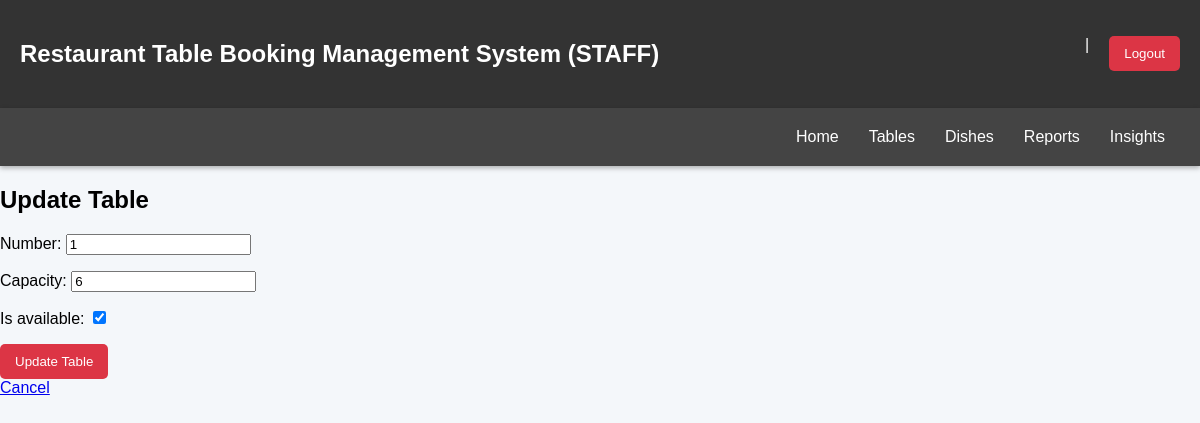
Page /staff/tables/update/1/ on the committed database.
### booking/models.py (models this page shows, shortened)
class Table(models.Model):
    number = models.IntegerField()
    capacity = models.IntegerField()
    is_available = models.BooleanField(default=True)

### staff/views.py (the view)
# urls.py: path('tables/update/<int:pk>/', views.update_table, name='update_table'),
def update_table(request, pk):
    table = get_object_or_404(Table, pk=pk)
    if request.method == 'POST':
        form = TableForm(request.POST, instance=table)
        if form.is_valid():
            form.save()
            return redirect('tables')  # Redirect to the tables view
    else:
        form = TableForm(instance=table)
    context = {
        'form': form,
        'title': 'Update Table',
    }
    return render(request, 'staff/tables/update_table.html', context)

### staff/forms.py
class TableForm(forms.ModelForm):
    class Meta:
        model = Table
        fields = ['number', 'capacity', 'is_available']

### staff/templates/staff/tables/update_table.html (shortened to what this page needs)
{% extends 'staff.html' %}
{% block content %}
<section class="table-form">
    <h1>{{ title }}</h1>
    <form method="POST">
        {{ form.as_p }}
        <button type="submit">Update Table</button>
    </form>
    <a href="{% url 'tables' %}">Cancel</a>
</section>
{% endblock %}

### staff/templates/staff.html (style rules this page uses)
body { font-family: 'Arial', sans-serif; background-color: #f4f7fa; margin: 0; padding: 0; }
button { background-color: #dc3545; color: white; border: none; padding: 10px 15px; border-radius: 5px; cursor: pointer; transition: background-color 0.3s; }

### rows in the picture
Table: number "1", capacity "6", is_available "☑"

### other values in the picture
{{ title }} "Update Table"
